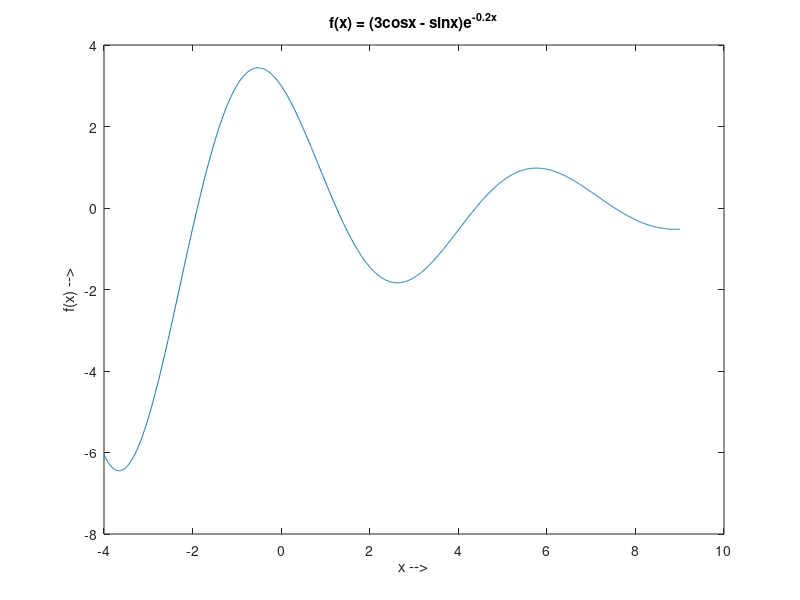

MATLAB code for this plot:
%{
Class : ENGR15100: Software Tools for Engineers
Instructor : Xiaoli Yang
Author : [Daniel Olsson]
Assignment : Lab [5]
File Name : DanielOlssonLab5Problem3.m
(eg: Xiaoli_Yang_LAB1_Problem1.m)
Date : [10]/[5]/[2021]
%}
%clear workspace
clear
%clear screen
clc
%display your name
disp('Daniel Olsson');
disp('Starting L5 P3');
%Start your source code here

%assigned questions

% 1)
x = [-4:0.01:9]
y = (3*cos(x) - sin(x)) .* exp(x .* -0.2)

plot (x, y)

xlabel('x -->')
ylabel('f(x) -->')
title('f(x) = (3cosx - sinx)e^{-0.2x}')

%End your code
disp('Completed');